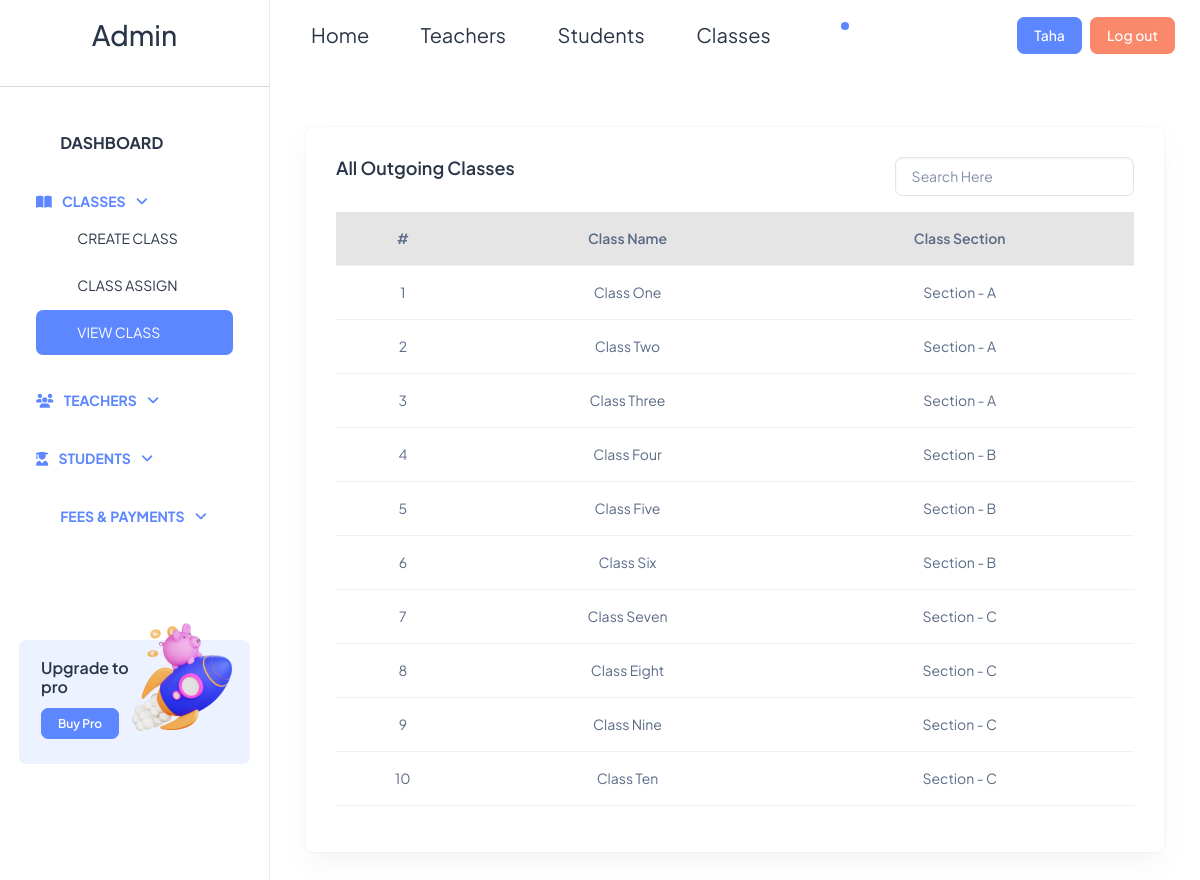
The page /admin/index.php?page=viewclass.php (signed in) on the database its author committed.
### tables this page shows
CREATE TABLE `class` (
  `cid` int(11) NOT NULL,
  `class_name` varchar(100) NOT NULL,
  `section_name` varchar(100) NOT NULL
);

### connect.php (called while the page is built, shortened)
<?php
class connect{
public $connect;
public function __construct(){
    $this->connect = mysqli_connect("localhost","root","","myschool");
}
public function query($query){
    return  $this->connect->query($query);
  }
}
$obj = new connect();
?>

### admin/viewclass.php (the view, shortened to what this page needs)
<?php
if(!isset($_POST["search"])){
?>
<div class="container-fluid mb-2">
        <div class="container-fluid">
          <div class="card">
            <div class="card-body card-border">
              <div class="d-flex">
            <h5 class="card-title fw-semibold mb-4">All Outgoing Classes</h5>
            <input type="text" class="form-control ms-auto mb-3" style="width:30%;" name="search" id="search" placeholder="Search Here" value="">
</div>
<?php } ?>
            <table class="table table-hover text-center" id="table-data">
                <thead class="table-active">
                    <th>#</th>
                    <th>Class Name</th>
                    <th>Class Section</th>
                </thead>
                <tbody class="table-striped">
                    <?php
                     if(isset($_POST["search"])){
                      include("../connect.php");
                      extract($_POST);
                      $query = "SELECT * FROM class WHERE class_name LIKE '%$search%'";
                      $q = $obj->query($query);
                      }
                      else{
                    $query = "SELECT * FROM class";
                    $q = $obj->query($query);
                      }
                    while($row = mysqli_fetch_assoc($q)){
                    ?>
                    <tr>
                        <td><?php echo $row["cid"]; ?></td>
                        <td><?php echo $row["class_name"]; ?></td>
                        <td><?php echo $row["section_name"]; ?></td>
                    </tr>
                    <?php
                    }
                    ?>
                </tbody>
            </table>
              </div>
            </div>
          </div>
        </div>
      </div>
    </div>

### rows shown on the page
class: cid "1", class_name "Class One", section_name "Section - A"
class: cid "2", class_name "Class Two", section_name "Section - A"
class: cid "3", class_name "Class Three", section_name "Section - A"
class: cid "4", class_name "Class Four", section_name "Section - B"
class: cid "5", class_name "Class Five", section_name "Section - B"
class: cid "6", class_name "Class Six", section_name "Section - B"
class: cid "7", class_name "Class Seven", section_name "Section - C"
class: cid "8", class_name "Class Eight", section_name "Section - C"
class: cid "9", class_name "Class Nine", section_name "Section - C"
class: cid "10", class_name "Class Ten", section_name "Section - C"

### other values the page prints
$_SESSION["role"] "Admin"
$_SESSION["name"] "Taha"
